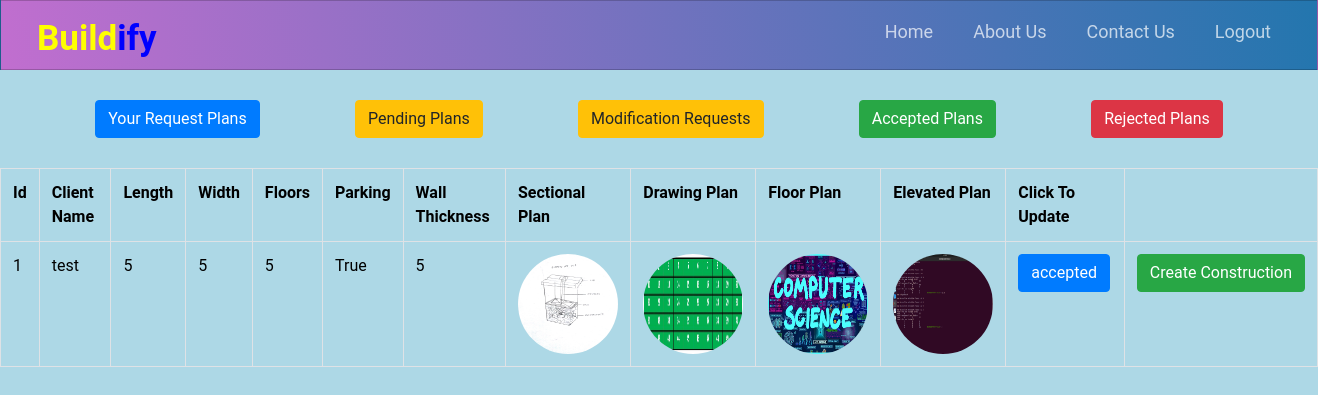
/get_plan/accepted (signed in), run on an earlier commit of the app's database.
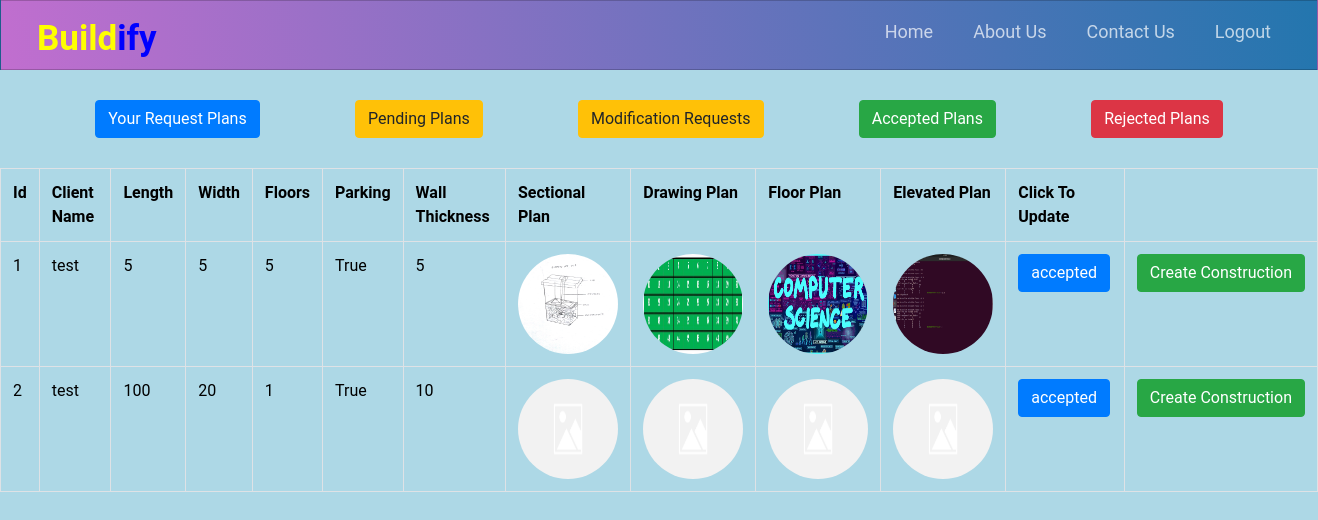
And on a later commit of the database.
### accounts/models.py (models this page shows, shortened)
class Plan(models.Model):
    client = models.ForeignKey(to=Client,on_delete=models.CASCADE)
    length = models.IntegerField()
    width = models.IntegerField()
    rooms = models.IntegerField()
    wall_thickness = models.IntegerField()
    floors = models.IntegerField()
    parking = models.BooleanField(default=True)
    status_choices_plan = [
        ('new','New'),
        ('pending','Pending'),
        ('modification','Ask For Modification'),
        ('accepted','Accepted'),
        ('rejected','Rejected'),
    ]
    status = models.CharField(max_length = 20, choices=status_choices_plan, default ='new')
    drawing_plan = models.ImageField(upload_to = 'drawing',blank=True,default='default.png')
    sectional_plan = models.ImageField(upload_to = 'sectional',blank=True,default='default.png')
    floor_plan = models.ImageField(upload_to = 'floor',blank=True,default='default.png')
    elevated_plan = models.ImageField(upload_to = 'elevated',blank=True,default='default.png')

class Client(models.Model):
    user = models.ForeignKey(to=User,on_delete=models.CASCADE)

### accounts/views.py (the view)
# urls.py: path('get_plan/<status>',v.get_plan,name='get_plan'),
@login_required
def get_plan(request, status):
    client = Client.objects.filter(user=request.user).first()
    if client:
        plans = Plan.objects.filter(Q(status = status), client=client)
    else:
        plans = []
    return render(request,'get_plans.html',{'plans':plans,'isAdmin':False})

### accounts/templates/get_plans.html (shortened to what this page needs)
{% extends 'header.html'%}
{% block content%}
{% if isAdmin%}
<div style="display: flex; justify-content: space-evenly; margin: 30px 0;">
  <a href = "{% url 'get_plan' 'adminnew' %}" class='btn btn-primary'>New Request Plans</a>
  <a href = "{% url 'get_plan' 'adminpending' %}" class='btn btn-warning'>Pending Plans</a>
  <a href = "{% url 'get_plan' 'adminmodification' %}" class='btn btn-warning '>Modification Requests</a>
  <a href = "{% url 'get_plan' 'adminaccepted' %}" class='btn btn-success'>Accepted Plans</a>
  <a href = "{% url 'get_plan' 'adminrejected' %}" class='btn btn-danger'>Rejected Plans</a>
</div>
{% else %}
<div style="display: flex; justify-content: space-evenly; margin: 30px 0;">
  <a href = "{% url 'get_plan' 'new' %}" class='btn btn-primary'>Your Request Plans</a>
  <a href = "{% url 'get_plan' 'pending' %}" class='btn btn-warning'>Pending Plans</a>
  <a href = "{% url 'get_plan' 'modification' %}" class='btn btn-warning'>Modification Requests</a>
  <a href = "{% url 'get_plan' 'accepted' %}" class='btn btn-success'>Accepted Plans</a>
  <a href = "{% url 'get_plan' 'rejected' %}" class='btn btn-danger'>Rejected Plans</a>
</div>
{% endif %}
<table class="table table-bordered">
    <tr>
      <th>Id</th>
      <th>Client Name</th>
      <th>Length</th>
      <th>Width</th>
      <th>Floors</th>
      <th>Parking</th>
      <th>Wall Thickness</th>
      <th>Sectional Plan</th>
      <th>Drawing Plan</th>
      <th>Floor Plan</th>
      <th>Elevated Plan</th>
      <th>Click To Update</th>
    </tr>
    {% for plan in plans %}
    <tr>
      <td>{{ plan.id }}</td>
      <td>{{ plan.client.user.first_name }}</td>
      <td>{{ plan.length }}</td>
      <td>{{ plan.width}}</td>
      <td>{{ plan.floors }}</td>
      <td>{{ plan.parking }}</td>
      <td>{{ plan.wall_thickness }}</td>
      <td><a href="{{media_url}}{{ plan.sectional_plan.url}}">
            <img src="{{media_url}}{{ plan.sectional_plan.url }}" class="rounded-circle" width="100px" height="100px">
        </a></td>
      <td><a href="{{media_url}}{{ plan.drawing_plan.url }}">
        <img src="{{media_url}}{{ plan.drawing_plan.url}}" class="rounded-circle" width="100px" height="100px">
    </a></td>
      <td><a href="{{ plan.floor_plan.url}}">
        <img src="{{ plan.floor_plan.url}}" class="rounded-circle" width="100px" height="100px">
    </a></td>
      <td><a href="{{ plan.elevated_plan.url}}">
        <img src="{{ plan.elevated_plan.url}}" class="rounded-circle" width="100px" height="100spx">
    </a></td>
      <td>
        <form action="{% url 'update_plan' plan.id %}">
          <button name="status" class="btn btn-primary">{{plan.status}}</button>
        </form>
      </td>
      {% if plan.status == 'accepted'%}
      <td>
        <form action="{% url 'new_construction' plan.id %}">
          <button name='new_construction' class='btn btn-success'>Create Construction</button>
        </form>
      </td>
      {% endif %}
    </tr>
    {% endfor %}
  </table>
{% endblock content %}

What changed in the data, as far as the page shows it:
added Plan: id "2", client.user.first_name "test", length "100", width "20", floors "1", parking "True", wall_thickness "10", sectional_plan (placeholder picture), drawing_plan (placeholder picture), floor_plan (placeholder picture), elevated_plan (placeholder picture), status "accepted", shows "Create Construction"
